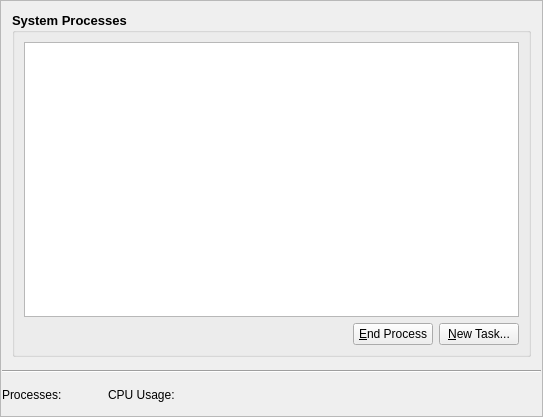
<?xml version="1.0" encoding="UTF-8"?>
<ui version="4.0">
 <class>FrameSystemProcess</class>
 <widget class="QFrame" name="FrameSystemProcess">
  <property name="geometry">
   <rect>
    <x>0</x>
    <y>0</y>
    <width>543</width>
    <height>417</height>
   </rect>
  </property>
  <property name="windowTitle">
   <string>Frame</string>
  </property>
  <property name="frameShape">
   <enum>QFrame::StyledPanel</enum>
  </property>
  <property name="frameShadow">
   <enum>QFrame::Raised</enum>
  </property>
  <layout class="QVBoxLayout" name="verticalLayout_2">
   <property name="leftMargin">
    <number>1</number>
   </property>
   <property name="rightMargin">
    <number>1</number>
   </property>
   <item>
    <layout class="QHBoxLayout" name="horizontalLayout_3">
     <item>
      <spacer name="horizontalSpacer_3">
       <property name="orientation">
        <enum>Qt::Horizontal</enum>
       </property>
       <property name="sizeType">
        <enum>QSizePolicy::Fixed</enum>
       </property>
       <property name="sizeHint" stdset="0">
        <size>
         <width>10</width>
         <height>20</height>
        </size>
       </property>
      </spacer>
     </item>
     <item>
      <widget class="QGroupBox" name="groupBox">
       <property name="font">
        <font>
         <pointsize>10</pointsize>
         <weight>75</weight>
         <bold>true</bold>
        </font>
       </property>
       <property name="title">
        <string>System Processes</string>
       </property>
       <layout class="QVBoxLayout" name="verticalLayout">
        <item>
         <widget class="QTreeView" name="treeViewProcess"/>
        </item>
        <item>
         <layout class="QHBoxLayout" name="horizontalLayout">
          <item>
           <spacer name="horizontalSpacer">
            <property name="orientation">
             <enum>Qt::Horizontal</enum>
            </property>
            <property name="sizeHint" stdset="0">
             <size>
              <width>40</width>
              <height>20</height>
             </size>
            </property>
           </spacer>
          </item>
          <item>
           <widget class="QPushButton" name="pushButtonEndProcess">
            <property name="enabled">
             <bool>true</bool>
            </property>
            <property name="font">
             <font>
              <pointsize>9</pointsize>
              <weight>50</weight>
              <bold>false</bold>
             </font>
            </property>
            <property name="text">
             <string>&amp;End Process</string>
            </property>
           </widget>
          </item>
          <item>
           <widget class="QPushButton" name="pushButtonNewTask">
            <property name="enabled">
             <bool>true</bool>
            </property>
            <property name="font">
             <font>
              <pointsize>9</pointsize>
              <weight>50</weight>
              <bold>false</bold>
             </font>
            </property>
            <property name="text">
             <string>&amp;New Task...</string>
            </property>
           </widget>
          </item>
         </layout>
        </item>
       </layout>
      </widget>
     </item>
     <item>
      <spacer name="horizontalSpacer_4">
       <property name="orientation">
        <enum>Qt::Horizontal</enum>
       </property>
       <property name="sizeType">
        <enum>QSizePolicy::Fixed</enum>
       </property>
       <property name="sizeHint" stdset="0">
        <size>
         <width>10</width>
         <height>20</height>
        </size>
       </property>
      </spacer>
     </item>
    </layout>
   </item>
   <item>
    <widget class="Line" name="line">
     <property name="minimumSize">
      <size>
       <width>0</width>
       <height>16</height>
      </size>
     </property>
     <property name="maximumSize">
      <size>
       <width>16777215</width>
       <height>16</height>
      </size>
     </property>
     <property name="orientation">
      <enum>Qt::Horizontal</enum>
     </property>
    </widget>
   </item>
   <item>
    <layout class="QHBoxLayout" name="horizontalLayout_2">
     <item>
      <widget class="QLabel" name="labelProcesses">
       <property name="text">
        <string>Processes:</string>
       </property>
      </widget>
     </item>
     <item>
      <spacer name="horizontalSpacer_5">
       <property name="orientation">
        <enum>Qt::Horizontal</enum>
       </property>
       <property name="sizeType">
        <enum>QSizePolicy::Fixed</enum>
       </property>
       <property name="sizeHint" stdset="0">
        <size>
         <width>40</width>
         <height>20</height>
        </size>
       </property>
      </spacer>
     </item>
     <item>
      <widget class="QLabel" name="labelCpuUsage">
       <property name="text">
        <string>CPU Usage:</string>
       </property>
      </widget>
     </item>
     <item>
      <spacer name="horizontalSpacer_2">
       <property name="orientation">
        <enum>Qt::Horizontal</enum>
       </property>
       <property name="sizeHint" stdset="0">
        <size>
         <width>40</width>
         <height>20</height>
        </size>
       </property>
      </spacer>
     </item>
    </layout>
   </item>
  </layout>
 </widget>
 <resources/>
 <connections/>
</ui>
